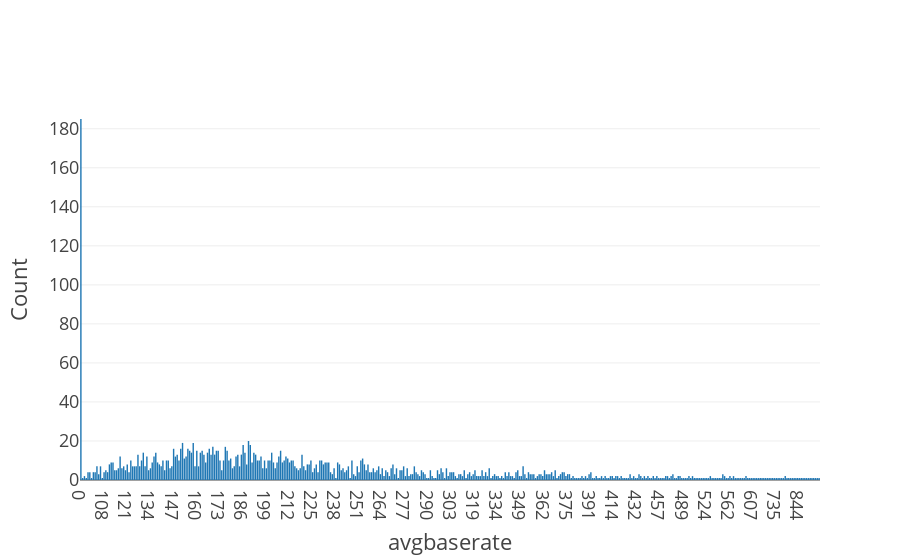

Here is the notebook cell this chart was saved with:
### Markdown cell above
#### *avgbaserate*

### Code cell
d0 = units.avgbaserate.value_counts(dropna=False).sort_index()
fig = go.Figure(go.Bar(x=d0.index.astype(str), y=d0))
fig.update_layout(xaxis={'type':'category', 'title':'avgbaserate'},
                 yaxis={'title':'Count'})

fig.show()

### Figure 1 — Plotly figure (JSON) as saved in the notebook; plotly's stock layout.template omitted (floating-point values rounded to 4 significant figures; data arrays with more than 128 entries replaced by an {"elided": "..."} marker saying what was removed)
{"data": [{"type": "bar", "x": {"elided": "415 str values"}, "y": {"elided": "415 int values"}}], "layout": {"autosize": true, "xaxis": {"autorange": true, "range": [-0.5, 414.5], "title": {"text": "avgbaserate"}, "type": "category"}, "yaxis": {"autorange": true, "range": [0, 194.7], "title": {"text": "Count"}, "type": "linear"}}}
